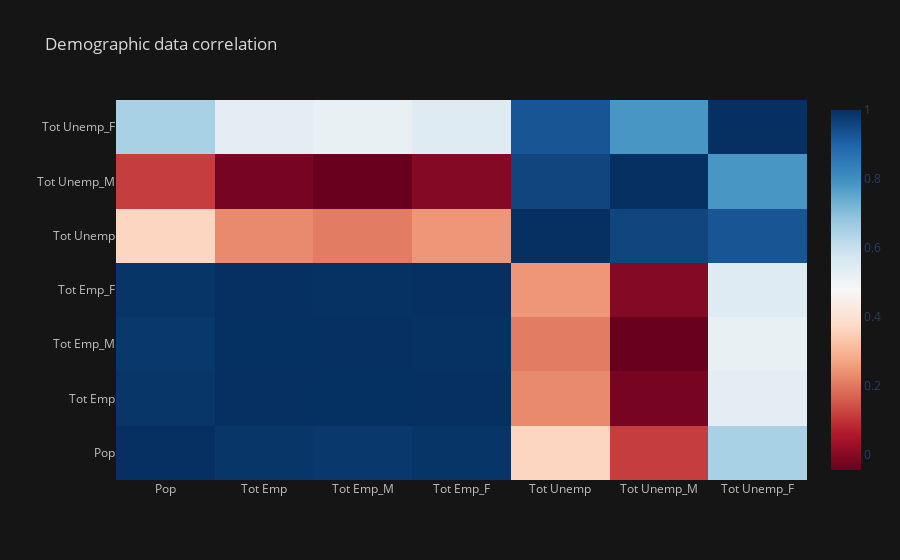

Notebook source saved alongside this figure:
### Code cell
# Generate heatmap using Cufflinks
#cf.help("heatmap")
demographic_corr_plot = demographic_corr.iplot(kind='heatmap',
                                               title="Demographic data correlation",
                                               asFigure=True,
                                               asImage=True,
                                               colorscale='rdbu')
demographic_corr_plot

### Figure 1 — Plotly figure (JSON) as saved in the notebook; plotly's stock layout.template omitted (floating-point values rounded to 4 significant figures)
{"data": [{"colorscale": [[0, "rgb(103,0,31)"], [0.1, "rgb(178,24,43)"], [0.2, "rgb(214,96,77)"], [0.3, "rgb(244,165,130)"], [0.4, "rgb(253,219,199)"], [0.5, "rgb(247,247,247)"], [0.6, "rgb(209,229,240)"], [0.7, "rgb(146,197,222)"], [0.8, "rgb(67,147,195)"], [0.9, "rgb(33,102,172)"], [1, "rgb(5,48,97)"]], "type": "heatmap", "x": ["Pop", "Tot Emp", "Tot Emp_M", "Tot Emp_F", "Tot Unemp", "Tot Unemp_M", "Tot Unemp_F"], "y": ["Pop", "Tot Emp", "Tot Emp_M", "Tot Emp_F", "Tot Unemp", "Tot Unemp_M", "Tot Unemp_F"], "z": [[1, 0.9885, 0.9839, 0.991, 0.3636, 0.115, 0.648], [0.9885, 1, 0.9991, 0.9994, 0.2289, -0.02202, 0.5333], [0.9839, 0.9991, 1, 0.997, 0.2078, -0.04383, 0.5158], [0.991, 0.9994, 0.997, 1, 0.2469, -0.003061, 0.5477], [0.3636, 0.2289, 0.2078, 0.2469, 1, 0.9597, 0.9277], [0.115, -0.02202, -0.04383, -0.003061, 0.9597, 1, 0.7855], [0.648, 0.5333, 0.5158, 0.5477, 0.9277, 0.7855, 1]], "zmax": 1, "zmin": -0.04383}], "layout": {"autosize": true, "legend": {"bgcolor": "#151516", "font": {"color": "#D9D9D9"}}, "paper_bgcolor": "#151516", "plot_bgcolor": "#151516", "title": {"font": {"color": "#D9D9D9"}, "text": "Demographic data correlation"}, "xaxis": {"autorange": true, "gridcolor": "#434343", "range": [-0.5, 6.5], "showgrid": true, "tickfont": {"color": "#C2C2C2"}, "title": {"font": {"color": "#D9D9D9"}, "text": ""}, "type": "category", "zerolinecolor": "#666570"}, "yaxis": {"autorange": true, "gridcolor": "#434343", "range": [-0.5, 6.5], "showgrid": true, "tickfont": {"color": "#C2C2C2"}, "title": {"font": {"color": "#D9D9D9"}, "text": ""}, "type": "category", "zerolinecolor": "#666570"}}}
